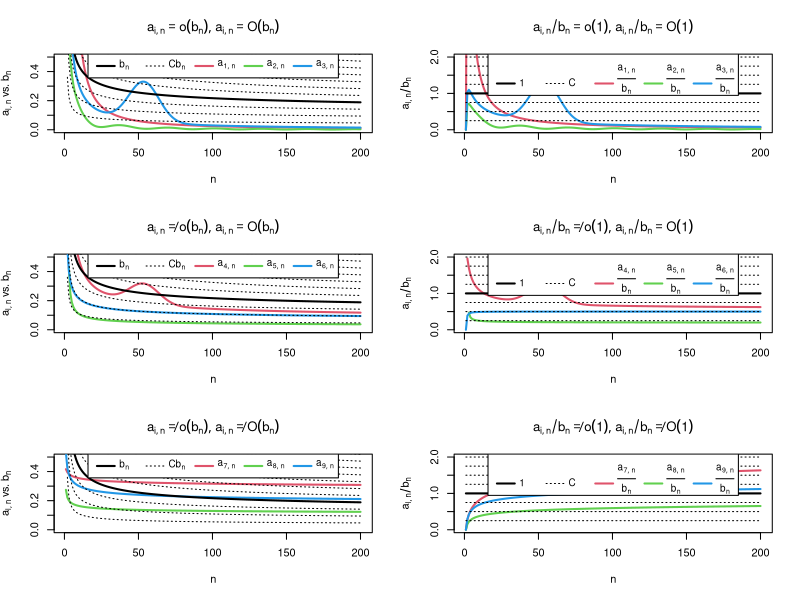
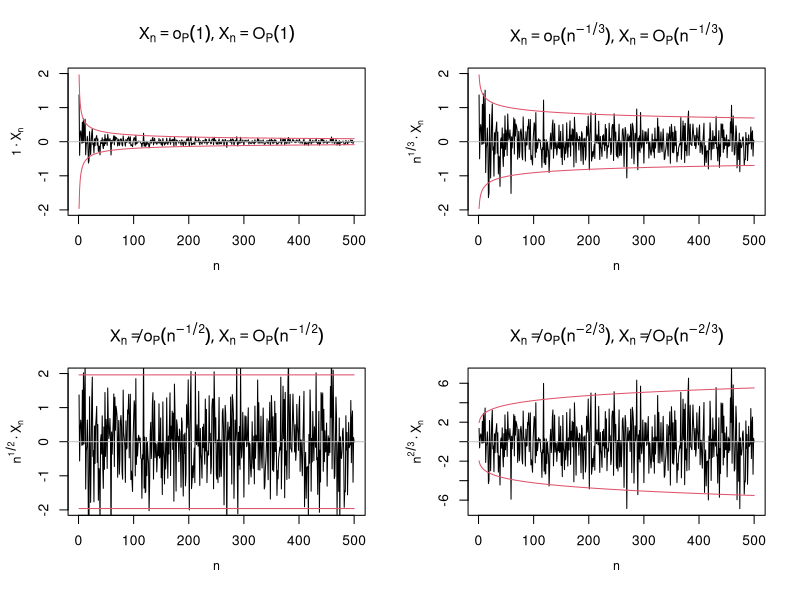

Source code (R) for these figures, in order:

## ------------------------------------------------------------------------
## Name: 01-intro.R
## Description: Script for Chapter 1 of "Notes for Predictive Modeling"
## Link: https://bookdown.org/egarpor/NP-UC3M/
## License: https://creativecommons.org/licenses/by-nc-nd/4.0/
## Author: Eduardo García-Portugués
## ------------------------------------------------------------------------

## ---- ohsfig, echo = FALSE, fig.cap = '(ref:ohsfig-title)', fig.margin = FALSE, purl = TRUE, fig.asp = 3/2, fig.pos = 't!'----
# Sequence bn
n <- 1:200
bn <- 1 / log(n)

# Sequences an that decrease faster than bn
a1n <- 2 / n + 50 / n^2
a2n <- (sin(0.2 * n) + 2) / n^1.25
a3n <- 3 * (1 + 5 * exp(-(n - 55.5)^2 / 200)) / n

# Sequences an that decrease at the same pace as bn
a4n <- 0.5 / log10(n) * ((n + 3) / (2 * n)) + 0.5 * a3n
a5n <- 0.25 / log2(0.5 * n)
a6n <- 1 / log(n^2 + n)

# Sequences an that decrease *slower* than bn
a7n <- 0.5 * log(5 * n + 3)^(-0.25)
a8n <- 0.25 / log(log(10 * n + 2))
a9n <- 0.5 / log(log(n^2 + 10 * n + 2))

# Plot function
bigO_plot <- function(An, ylim1 = c(0, 1), ylim2 = c(0, 3.5), kind = 1) {

  C <- c(seq(1, 0.25, by = -0.25), seq(1.25, 10, by = 0.25))
  lty <- c(1, rep(3, length(C) - 1))
  lwd <- c(2, rep(1, length(C) - 1))
  main1 <- switch(as.character(kind),
    "1" = expression(list(a[list(i, n)] == o(b[n]),
                          a[list(i, n)] == O(b[n]))),
    "2" = expression(list(a[list(i, n)] != o(b[n]),
                          a[list(i, n)] == O(b[n]))),
    "3" = expression(list(a[list(i, n)] != o(b[n]),
                          a[list(i, n)] != O(b[n]))),
  )
  main2 <- switch(as.character(kind),
    "1" = expression(list(a[list(i, n)] / b[n] == o(1),
                          a[list(i, n)] / b[n] == O(1))),
    "2" = expression(list(a[list(i, n)] / b[n] != o(1),
                          a[list(i, n)] / b[n] == O(1))),
    "3" = expression(list(a[list(i, n)] / b[n] != o(1),
                          a[list(i, n)] / b[n] != O(1))),
  )
  matplot(n, An, type = "l", col = 2:5, ylim = ylim1, lty = 1, lwd = 2,
          xlab = expression(n),
          ylab = expression(a[list(i, n)] * " vs. " * b[n]), main = main1)
  matlines(n, bn %o% C, col = 1, lwd = lwd, lty = lty)
  leg <- c(expression(b[n], C * b[n]),
           substitute(a[list(i, n)], list(i = 3 * (kind - 1) + 1)),
           substitute(a[list(i, n)], list(i = 3 * (kind - 1) + 2)),
           substitute(a[list(i, n)], list(i = 3 * (kind - 1) + 3)))
  legend("top", legend = leg, lwd = c(2, 1, rep(2, 3)),
         lty = c(1, 3, rep(1, 3)), col = c(1, 1, 2:4), horiz = TRUE,
         x.intersp = 0.5, cex = 0.9, adj = c(0, 0.35), bg = "white")
  matplot(n, An / bn, type = "l", col = 2:5, ylim = ylim2, lty = 1, lwd = 2,
          xlab = expression(n), ylab = expression(a[list(i, n)] / b[n]),
          main = main2)
  matlines(n, rep(1, length(n)) %o% C, col = 1, lty = lty, lwd = lwd)
  leg <- c(expression(1, C),
           substitute(frac(a[list(i, n)], b[n]), list(i = 3 * (kind - 1) + 1)),
           substitute(frac(a[list(i, n)], b[n]), list(i = 3 * (kind - 1) + 2)),
           substitute(frac(a[list(i, n)], b[n]), list(i = 3 * (kind - 1) + 3)))
  legend("top", legend = leg, lwd = c(2, 1, rep(2, 3)),
         lty = c(1, 3, rep(1, 3)), col = c(1, 1, 2:4), horiz = TRUE,
         x.intersp = 0.5, cex = 0.9, adj = c(0, 0.35), bg = "white")

}

# an = o(bn), an = O(bn)
par(mfrow = c(3, 2))
An <- cbind(a1n, a2n, a3n)
bigO_plot(An, ylim1 = c(0, 0.5), ylim2 = c(0, 2), kind = 1)

# an != o(bn), an = O(bn)
An <- cbind(a4n, a5n, a6n)
bigO_plot(An, ylim1 = c(0, 0.5), ylim2 = c(0, 2), kind = 2)

# an != o(bn), an != O(bn)
An <- cbind(a7n, a8n, a9n)
bigO_plot(An, ylim1 = c(0, 0.5), ylim2 = c(0, 2), kind = 3)
















## ---- ohpsfig, echo = FALSE, fig.cap = '(ref:ohpsfig-title)', fig.margin = FALSE, purl = TRUE------
# Simulate sequence of random variables
set.seed(42)
n <- 1:500
Xn <- rnorm(n = length(n), mean = 0, sd = 1 / sqrt(n))
ic <- function(n, an, alpha = 0.05) {

  qnorm(1 - alpha / 2) / cbind(-sqrt(n), sqrt(n)) / an

}

# Plot function
bigOP_plot <- function(an, ylim, ylab, main) {

  plot(Xn / an, type = "l", xlab = "", ylab = "", ylim = ylim,
       main = main)
  mtext(ylab, side = 2, line = 2.5, cex = 0.75)
  mtext(expression(n), side = 1, line = 2.5, cex = 0.75)
  abline(h = 0, col = "gray")
  matlines(n, ic(n = n, an = an), col = 2, lty = 1)

}

# Xn = o_P(1), since 1 * Xn converges to 0 in probability
par(mfrow = c(2, 2))
ylim <- c(-1, 1) * 2
an <- 1
bigOP_plot(an = an, ylim = ylim, ylab = expression(1 %.% X[n]), 
           main = expression(list(X[n] == o[P](1),
                                  X[n] == O[P](1))))

# Xn = o_P(n^{-1/3}), since n^{1/3} * Xn converges to 0 in probability
an <- n^(-1/3)
bigOP_plot(an = an, ylim = ylim, ylab = expression(n^{1/3} %.% X[n]), 
           main = expression(list(X[n] == o[P](n^{-1/3}),
                                  X[n] == O[P](n^{-1/3}))))

# Xn != o_P(n^{-1/2}) since n^{1/2} * Xn does *not* converge to 0 in probability
# n^{1/2} * Xn converges to another variable that is not degenerate at 0!
# Xn = O_P(n^{-1/2}) and the rate n^{1/2} stabilizes the limit behavior of Xn
an <- n^(-1/2)
bigOP_plot(an = an, ylim = ylim, ylab = expression(n^{1/2} %.% X[n]), 
           main = expression(list(X[n] != o[P](n^{-1/2}),
                                  X[n] == O[P](n^{-1/2}))))

# Xn != o_P(n^{-2/3}) since n^{2/3} * Xn does *not* converge to 0 in probability
# Actually, n^{2/3} * Xn is diverging!
# Xn != O_P(n^{-2/3}) -> We do not stabilize at a random variable,
# n^{2/3} * Xn is unbounded in probability
an <- n^(-2/3)
ylim <- c(-7, 7)
bigOP_plot(an = an, ylim = ylim, ylab = expression(n^{2/3} %.% X[n]), 
           main = expression(list(X[n] != o[P](n^{-2/3}),
                                  X[n] != O[P](n^{-2/3}))))
